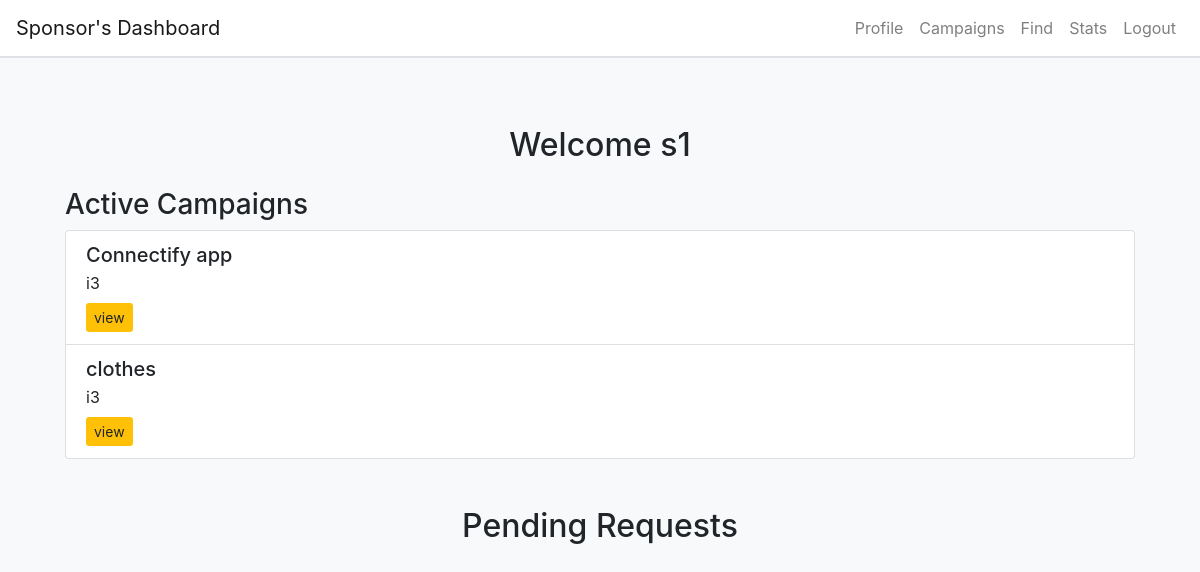
The app's page /sponsor_profile (signed in), older data.
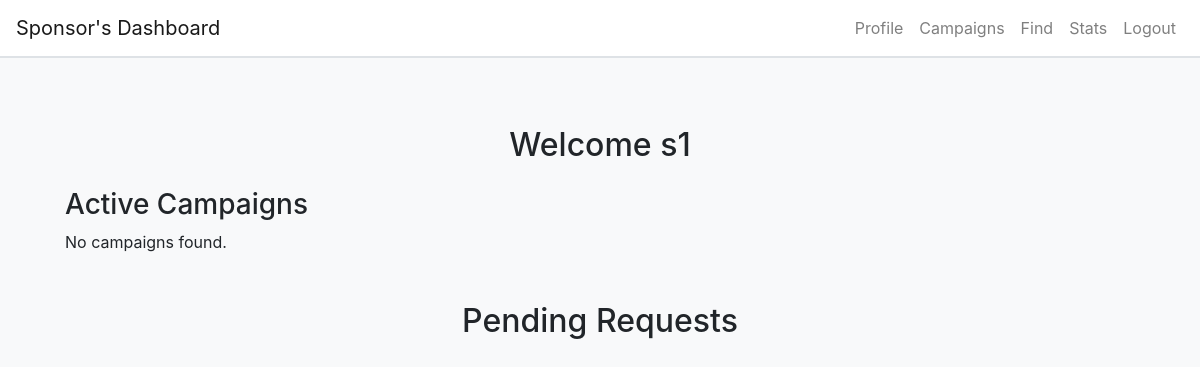
The same page, newer data.
### app.py (models this page shows, shortened)
class User(db.Model):
    __tablename__ = 'users'
    id = db.Column(db.Integer, primary_key=True, autoincrement=True)
    name = db.Column(db.String(100), nullable=False)
    username = db.Column(db.String, unique=True, nullable=False)
    email = db.Column(db.String, unique=True, nullable=False)
    password = db.Column(db.String, nullable=False)
    created_at = db.Column(db.DateTime, default=datetime.utcnow)
    user_role = db.Column(db.String(50), nullable=False)
    sponsor = db.relationship('Sponsor', back_populates='user', uselist=False)
    influencer = db.relationship('Influencer', back_populates='user', uselist=False)

class AdRequest(db.Model):
    id = db.Column(db.Integer, primary_key=True)
    ad_name = db.Column(db.String(100), nullable=False)
    description = db.Column(db.String(500), nullable=False)
    terms = db.Column(db.String(500), nullable=True)
    payment = db.Column(db.Float, nullable=False)
    influencer_name = db.Column(db.String(100), nullable=True)
    influencer_id = db.Column(db.Integer, db.ForeignKey('influencers.id'), nullable=True)
    campaign_id = db.Column(db.Integer, db.ForeignKey('campaign.id'), nullable=False)
    negotiation_status = db.Column(db.String(20), nullable=False, default='no negotiation')
    modified_terms = db.Column(db.Text, nullable=True)
    modified_payment = db.Column(db.Float, nullable=True)
    created_by = db.Column(db.String(20), nullable=False)
    created_at = db.Column(db.DateTime, default=datetime.utcnow)
    campaign = db.relationship('Campaign', back_populates='ad_requests')
    sponsor_id = db.Column(db.Integer, db.ForeignKey('sponsors.id'), nullable=False)
    status = db.Column(db.String(50), default='pending')

### app.py (the view)
@app.route('/sponsor_profile')
def sponsor_profile():
    if 'user_id' not in session or session.get('user_role') != 'sponsor':
        flash('You need to log in first.', 'warning')
        return redirect(url_for('login'))
    user_role = session.get('user_role')
    sponsor_id = session.get('user_id')
    sponsor = Sponsor.query.filter_by(user_id=sponsor_id).first()
    active_campaigns = AdRequest.query.filter_by(sponsor_id=sponsor.id, status='accepted').all()
    pending_requests = AdRequest.query.filter_by(sponsor_id=sponsor.id,created_by='influencer',status='pending').all()
    return render_template('sponsor_profile.html',sponsor=sponsor, user_role=user_role, pending_requests=pending_requests,active_campaigns=active_campaigns)

### templates/sponsor_profile.html (shortened to what this page needs)
{% extends "base.html" %} {% block title %}Sponsor Profile{% endblock %} {%
block content %}
<div class="container mt-5">
  <h2 class="text-center">Welcome {{ sponsor.user.name }}</h2>
  <div class="mt-4">
    <h3>Active Campaigns</h3>
    {% if active_campaigns %}
    <div class="list-group">
      {% for request in active_campaigns %}
      <div class="list-group-item">
        <h5 class="mb-1">{{ request.ad_name }} </h5>
        <p class="mb-1">{{ request.influencer_name }}</p>
        <div class="mt-2">
          <a
            href="{{ url_for('view_ad',source='profile',request_id=request.id) }}"
            class="btn btn-view btn-sm"
            >view</a
          >
        </div>
      </div>
      {% endfor %}
    </div>
    {% else %}
    <p>No campaigns found.</p>
    {% endif %}
  </div>
  <div class="container mt-5">
    <h2 class="text-center">Pending Requests</h2>
  </div>
</div>
</div>
{% endblock %}

### templates/base.html (shortened to what this page needs)
<!DOCTYPE html>
<html lang="en">
  <head>
    <link
      rel="stylesheet"
      href="https://stackpath.bootstrapcdn.com/bootstrap/4.5.2/css/bootstrap.min.css"
    />
  </head>
  <body>
    <nav class="navbar navbar-expand-lg navbar-light">
      <a
        class="navbar-brand"
        href="{% if user_role == 'admin' %}
                                         {{ url_for('admin_dashboard') }}
                                         {% elif user_role == 'influencer' %}
                                         {{ url_for('influencer_dashboard') }}
                                         {% elif user_role == 'sponsor' %}
                                         {{ url_for('sponsor_dashboard') }}
                                         {% endif %}"
      >
        {% if user_role == 'admin' %} Admin's Dashboard {% elif user_role ==
        'influencer' %} Influencer's Dashboard {% elif user_role == 'sponsor' %}
        Sponsor's Dashboard {% endif %}
      </a>
      <div class="collapse navbar-collapse">
        <ul class="navbar-nav ml-auto">
          <li class="nav-item">
            <a
              class="nav-link"
              href="{% if user_role == 'admin' %}
                                         {{ url_for('admin_info') }}
                                         {% elif user_role == 'influencer' %}
                                         {{ url_for('influencer_profile') }}
                                         {% elif user_role == 'sponsor' %}
                                         {{ url_for('sponsor_profile') }}
                                         {% endif %}"
            >
              {% if user_role == 'admin' %} Info {% elif user_role ==
              'influencer' or user_role == 'sponsor' %} Profile {% endif %}
            </a>
          </li>
          {% if user_role == 'sponsor' %}
          <li class="nav-item">
            <a class="nav-link" href="{{ url_for('sponsor_campaigns') }}"
              >Campaigns</a
            >
          </li>
          {% endif %}
          <li class="nav-item">
            <a
              class="nav-link"
              href="{% if user_role == 'admin' %}
                                         {{ url_for('admin_find') }}
                                         {% elif user_role == 'influencer' %}
                                         {{ url_for('influencer_find') }}
                                         {% elif user_role == 'sponsor' %}
                                         {{ url_for('sponsor_find') }}
                                         {% endif %}"
              >Find</a
            >
          </li>
          <li class="nav-item">
            <a
              class="nav-link"
              href="{% if user_role == 'admin' %}
                                         {{ url_for('admin_stats') }}
                                         {% elif user_role == 'influencer' %}
                                         {{ url_for('influencer_stats') }}
                                         {% elif user_role == 'sponsor' %}
                                         {{ url_for('sponsor_stats') }}
                                         {% endif %}"
              >Stats</a
            >
          </li>
          <li class="nav-item">
            <a class="nav-link" href="{{ url_for('logout') }}">Logout</a>
          </li>
        </ul>
      </div>
    </nav>
    <div class="container dashboard">
       {% block content %}{% endblock %}
  </body>
</html>

### templates/base.html (style rules this page uses)
body { background-color: #f8f9fa; }
.navbar { background-color: #ffffff; border-bottom: 2px solid #dee2e6; }
.navbar-nav .nav-link { color: #495057; }
.dashboard { padding: 20px; }

Row changes from the older to the newer data that the page shows:
removed AdRequest: ad_name "Connectify app", influencer_name "i3"
removed AdRequest: ad_name "clothes", influencer_name "i3"
Text that changed along with them:
text now shown: "No campaigns found."
